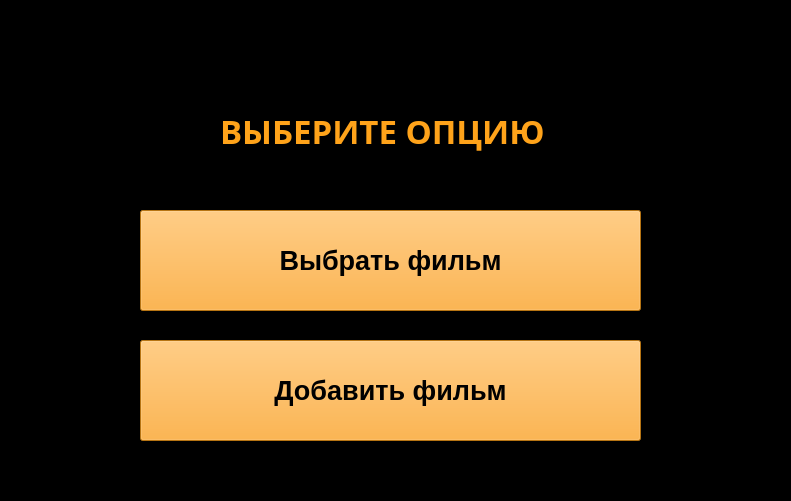
<?xml version="1.0" encoding="UTF-8"?>
<ui version="4.0">
 <class>MainWindow</class>
 <widget class="QMainWindow" name="MainWindow">
  <property name="geometry">
   <rect>
    <x>0</x>
    <y>0</y>
    <width>791</width>
    <height>501</height>
   </rect>
  </property>
  <property name="font">
   <font>
    <pointsize>12</pointsize>
   </font>
  </property>
  <property name="windowTitle">
   <string>Hello_window</string>
  </property>
  <property name="styleSheet">
   <string notr="true">color: rgb(0, 0, 0);
background-color: rgb(0, 0, 0);</string>
  </property>
  <property name="tabShape">
   <enum>QTabWidget::Rounded</enum>
  </property>
  <widget class="QWidget" name="centralwidget">
   <widget class="QPushButton" name="pushButton">
    <property name="geometry">
     <rect>
      <x>140</x>
      <y>340</y>
      <width>501</width>
      <height>101</height>
     </rect>
    </property>
    <property name="font">
     <font>
      <pointsize>20</pointsize>
      <weight>75</weight>
      <bold>true</bold>
     </font>
    </property>
    <property name="styleSheet">
     <string notr="true">background-color: rgb(255,163,26)</string>
    </property>
    <property name="text">
     <string>Добавить фильм</string>
    </property>
   </widget>
   <widget class="QLabel" name="label">
    <property name="geometry">
     <rect>
      <x>220</x>
      <y>100</y>
      <width>341</width>
      <height>61</height>
     </rect>
    </property>
    <property name="minimumSize">
     <size>
      <width>0</width>
      <height>0</height>
     </size>
    </property>
    <property name="font">
     <font>
      <family>Sitka Text Semibold</family>
      <pointsize>25</pointsize>
      <weight>75</weight>
      <italic>false</italic>
      <bold>true</bold>
     </font>
    </property>
    <property name="styleSheet">
     <string notr="true">color: rgb(255,163,26)</string>
    </property>
    <property name="text">
     <string>ВЫБЕРИТЕ ОПЦИЮ</string>
    </property>
    <property name="margin">
     <number>2</number>
    </property>
   </widget>
   <widget class="QPushButton" name="pushButton_2">
    <property name="geometry">
     <rect>
      <x>140</x>
      <y>210</y>
      <width>501</width>
      <height>101</height>
     </rect>
    </property>
    <property name="font">
     <font>
      <pointsize>20</pointsize>
      <weight>75</weight>
      <bold>true</bold>
     </font>
    </property>
    <property name="styleSheet">
     <string notr="true">background-color: rgb(255,163,26)</string>
    </property>
    <property name="text">
     <string>Выбрать фильм</string>
    </property>
   </widget>
   <widget class="QLabel" name="label_2">
    <property name="geometry">
     <rect>
      <x>580</x>
      <y>-350</y>
      <width>281</width>
      <height>501</height>
     </rect>
    </property>
    <property name="maximumSize">
     <size>
      <width>281</width>
      <height>16777215</height>
     </size>
    </property>
    <property name="text">
     <string/>
    </property>
    <property name="pixmap">
     <pixmap>../../../../Videos/щкфтпу.jpg</pixmap>
    </property>
   </widget>
   <widget class="QLabel" name="label_3">
    <property name="geometry">
     <rect>
      <x>-300</x>
      <y>-340</y>
      <width>501</width>
      <height>481</height>
     </rect>
    </property>
    <property name="maximumSize">
     <size>
      <width>12332133</width>
      <height>16777215</height>
     </size>
    </property>
    <property name="text">
     <string/>
    </property>
    <property name="pixmap">
     <pixmap>../../../../Videos/щкфтпу.jpg</pixmap>
    </property>
   </widget>
  </widget>
  <widget class="QMenuBar" name="menubar">
   <property name="geometry">
    <rect>
     <x>0</x>
     <y>0</y>
     <width>791</width>
     <height>21</height>
    </rect>
   </property>
  </widget>
  <widget class="QStatusBar" name="statusbar"/>
 </widget>
 <resources/>
 <connections/>
</ui>
